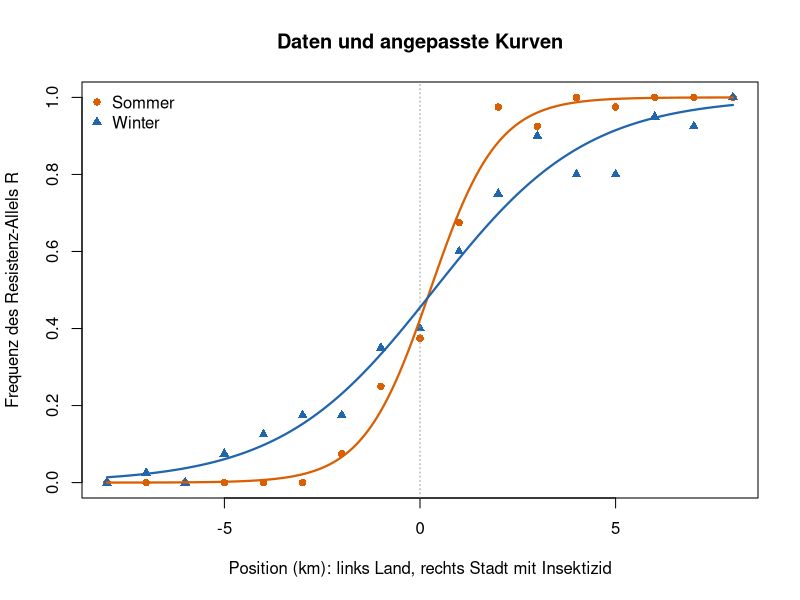
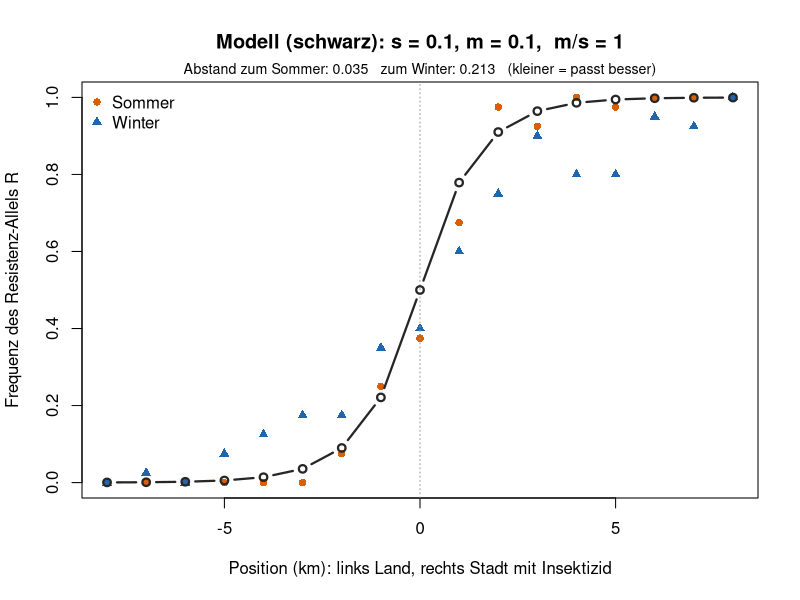
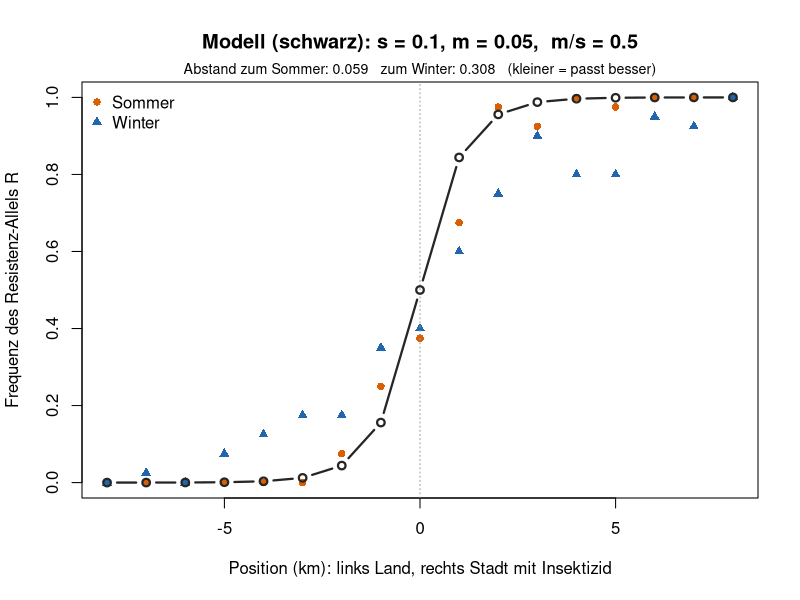

Write R code to recreate these figures, in order.
# Woche 8 — Notebook · Checkpoint B (nur R, base R)
# Sommer und Winter: eine Resistenz-Cline bei Stechmuecken
# In RStudio: Working Directory = weeks/week-08, dann Zeile fuer Zeile ausfuehren.
# Kein Programmieren: nur ausfuehren und Zahlen aendern.

# In der Stadt wird gegen Muecken Insektizid gespritzt, auf dem Land nicht. Der Anteil des Resistenz-Allels R wurde an 17 Stellen vom Land bis in die Stadt gemessen, im Sommer und im Winter. Warum sehen die beiden Clines verschieden aus?

# --- Auftrag ---
#
# Code ausfuehren, Zahlen aendern, Tabelle ausfuellen. Am Schluss der Assistenz mit einer Abbildung in 1–2 Minuten erklaeren: Was ist im Winter anders, worauf kommt es im Modell an, was hat sich geaendert?

# ===========================================================================
# 0 · Daten und Funktionen
# ===========================================================================
#
# Einfach ausfuehren (Kursdaten, erfunden).

# Position in km: links (x < 0) Land ohne Insektizid, rechts (x > 0) Stadt mit Insektizid
x <- seq(-8, 8, by = 1)
n <- 40   # untersuchte Allele (Genkopien) pro Stelle

# Anzahl Resistenz-Allele R pro Stelle (Kursdaten)
k_sommer <- c(0, 0, 0, 0, 0, 0, 3, 10, 15, 27, 39, 37, 40, 39, 40, 40, 40)
k_winter <- c(0, 1, 0, 3, 5, 7, 7, 14, 16, 24, 30, 36, 32, 32, 38, 37, 40)

sommer <- data.frame(x = x, p = k_sommer / n)
winter <- data.frame(x = x, p = k_winter / n)

farben <- c(Sommer = "#d95f02", Winter = "#2166ac")

# Logistische Kurve: c = Zentrum (p = 0.5), b = Steilheit, Breite = 4 / b
logistisch <- function(x, c, b) 1 / (1 + exp(-b * (x - c)))

passe_an <- function(d) {
  nls(p ~ logistisch(x, c, b), data = d, start = list(c = 0, b = 1))
}

zeige_clines <- function(main = "Resistenz entlang des Transekts") {
  plot(sommer$x, sommer$p, pch = 16, col = farben["Sommer"], ylim = c(0, 1),
       xlab = "Position (km): links Land, rechts Stadt mit Insektizid",
       ylab = "Frequenz des Resistenz-Allels R", main = main)
  points(winter$x, winter$p, pch = 17, col = farben["Winter"])
  abline(v = 0, lty = 3, col = "grey60")
  legend("topleft", c("Sommer", "Winter"), pch = c(16, 17),
         col = farben, bty = "n")
}

vergleiche_clines <- function() {
  fit_s <- passe_an(sommer)
  fit_w <- passe_an(winter)
  zeige_clines(main = "Daten und angepasste Kurven")
  x_fein <- seq(-8, 8, length.out = 200)
  lines(x_fein, predict(fit_s, data.frame(x = x_fein)),
        col = farben["Sommer"], lwd = 2.2)
  lines(x_fein, predict(fit_w, data.frame(x = x_fein)),
        col = farben["Winter"], lwd = 2.2)
  tab <- rbind(Sommer = coef(fit_s), Winter = coef(fit_w))
  data.frame(zentrum_km = round(tab[, "c"], 1),
             breite_km  = round(4 / tab[, "b"], 1))
}

# Modell wie Woche 7, aber 17 Stellen in einer Reihe:
# 1. Selektion lokal: in der Stadt ist R besser, auf dem Land r
# 2. Migration: Anteil m/2 fliegt zu jeder Nachbarstelle
selektionsschritt <- function(p, w) {
  q <- 1 - p
  w_quer <- p^2 * w[1] + 2 * p * q * w[2] + q^2 * w[3]
  (p^2 * w[1] + p * q * w[2]) / w_quer
}

simuliere_cline <- function(s, m, generationen = 3000) {
  p <- rep(0.5, length(x))
  for (t in seq_len(generationen)) {
    for (i in seq_along(x)) {
      w <- if (x[i] > 0) c(1 + s, 1 + s / 2, 1) else c(1, 1 + s / 2, 1 + s)
      if (x[i] == 0) w <- c(1, 1, 1)
      p[i] <- selektionsschritt(p[i], w)
    }
    links  <- c(p[1], p[-length(p)])
    rechts <- c(p[-1], p[length(p)])
    p <- (1 - m) * p + m / 2 * links + m / 2 * rechts
  }
  p
}

# Abstand zwischen Modell und Daten (kleiner = passt besser)
abstand <- function(p_modell, daten) round(sum((p_modell - daten$p)^2), 3)

zeige_modell <- function(s, m) {
  p_modell <- simuliere_cline(s, m)
  zeige_clines(main = paste0("Modell (schwarz): s = ", s, ", m = ", m,
                             ",  m/s = ", round(m / s, 1)))
  lines(x, p_modell, col = "grey15", lwd = 2.2, type = "b", pch = 1)
  mtext(paste0("Abstand zum Sommer: ", abstand(p_modell, sommer),
               "   zum Winter: ", abstand(p_modell, winter),
               "   (kleiner = passt besser)"), side = 3, line = 0.2, cex = 0.85)
}

# ===========================================================================
# 1 · Sommer und Winter
# ===========================================================================

vergleiche_clines()

# --- F1 ---
# Was ist im Winter anders: Zentrum, Breite oder beides? (Tabelle unter der Abbildung)

# ===========================================================================
# 2 · Modell: s und m
# ===========================================================================
#
# Wie Woche 7, nur mit 17 Stellen in einer Reihe: s = Selektion, m = Anteil der Muecken, der zu den Nachbarstellen fliegt. Mit s = m = 0.1 passt das Modell zum Sommer. Ueber der Abbildung steht der Abstand zu Sommer und Winter (kleiner = besser).
#
# Aendern Sie die Zahlen und fuehren Sie den Block fuer jede Zeile der Tabelle neu aus:

zeige_modell(s = 0.1, m = 0.1)

# --- F2 ---
#
# |  | s | m | m/s | passt zu |
# | Start | 0.1 | 0.1 | 1 | Sommer |
# | A: beide gleich | 0.05 | 0.05 |  |  |
# | B: nur s | ? | 0.1 |  | Winter |
# | C: nur m | 0.1 | ? |  | Winter |
#
# Bei B und C: Wert suchen, bis der Abstand zum Winter klein ist. Worauf kommt es an: s, m oder m/s?

# ===========================================================================
# 3 · Was passiert im Winter?
# ===========================================================================
#
# Im Winter fliegen die Muecken weniger. Setzen Sie m = 0.05, lassen Sie zuerst s = 0.1 und verkleinern Sie dann s, bis das Modell zum Winter passt.

zeige_modell(s = 0.1, m = 0.05)

# --- F3 ---
# Wird die Cline mit s = 0.1 breiter oder enger? Welches s passt zum Winter, und warum ist die Selektion im Winter so schwach?
